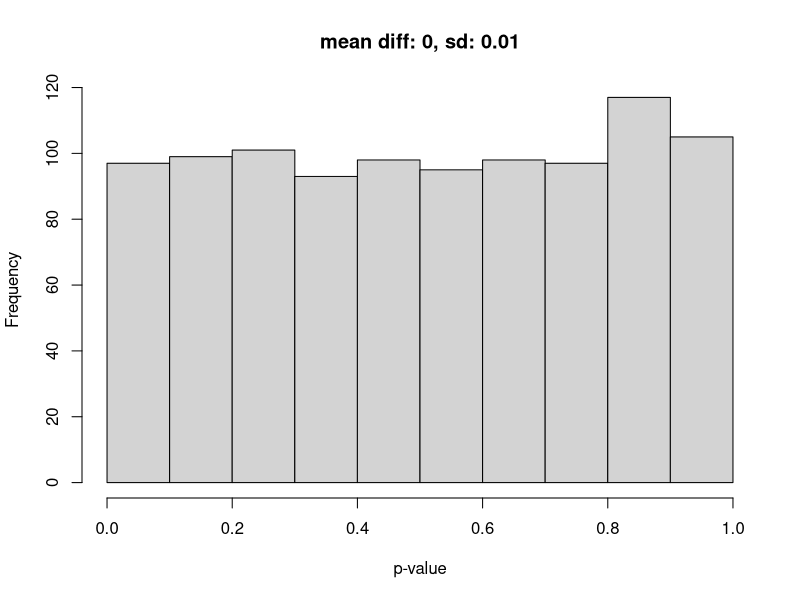
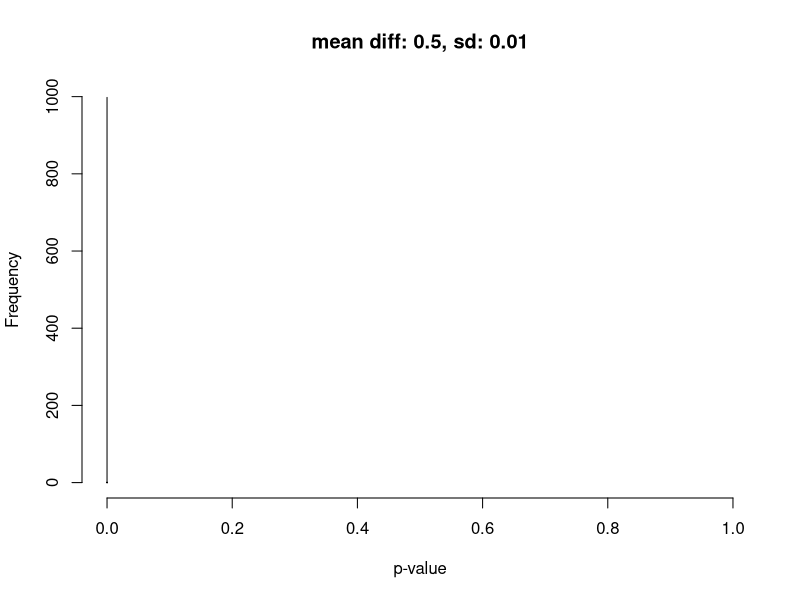
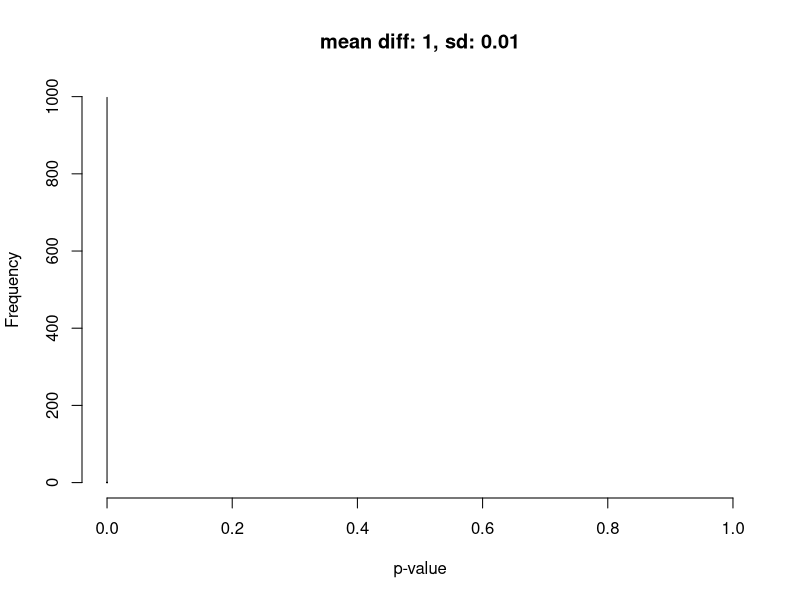
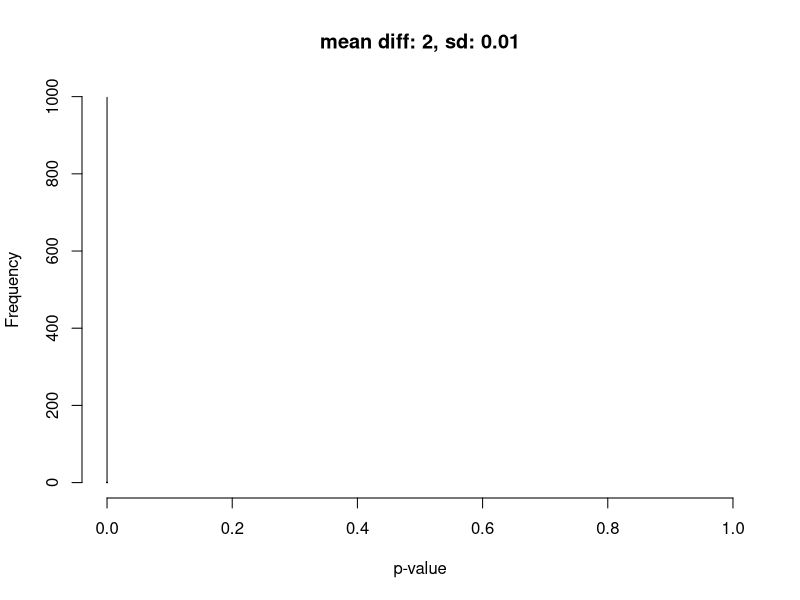
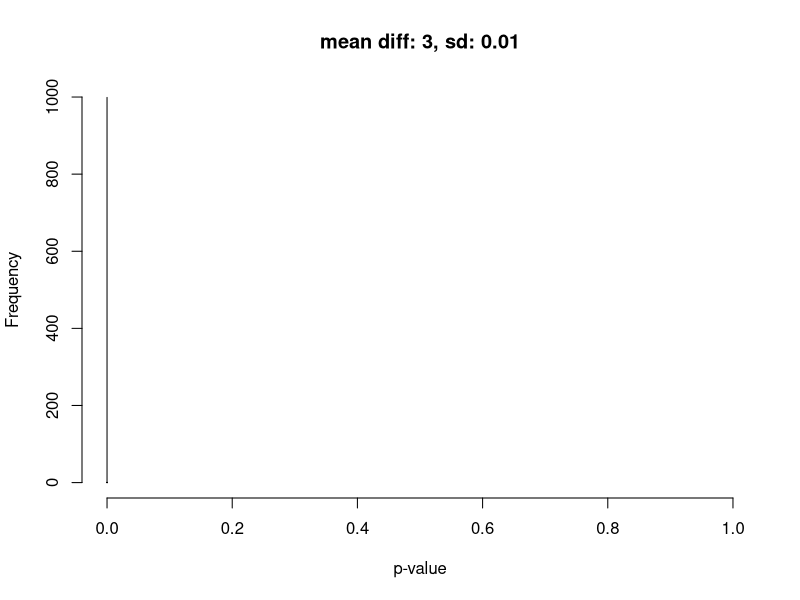

Write R code to recreate these figures, in order.

#set.seed(123)


#for(i in 1:500)

# x <- replicate(1000, {
#   mm <- runif(10)
#   mean(mm)
# })
# hist(x)


ttest.pval <- function(mean, sd, n){
  sample1 <- rnorm(n, mean, sd)
  sample2 <- rnorm(n, 0, sd)
  result <- t.test(sample1, sample2)
  return(result$p.value)
}
means <- c(0, 0.5, 1, 2, 3)
test <- function (mean){
  pvals <- replicate(1000, ttest.pval(mean, 0.01, 10))
  hist(pvals, main=paste0("mean diff: ", mean, ", sd: ", 0.01), xlab="p-value", xlim=c(0,1))
}

lapply(means, test)
